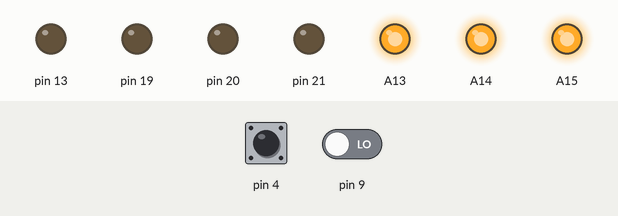
The sketch below on a simulated Arduino Mega 2560, built with avr-gcc and run on an emulated ATmega2560. Shown: output pins drawn as LEDs (lit = HIGH). The test bench sets the inputs (shaded band); at power-on: pin 4 HIGH, pin 9 LOW.

Above: at 0.1 s.
Timing chart, 0 to 1.6 s (numbered marks = the images above):
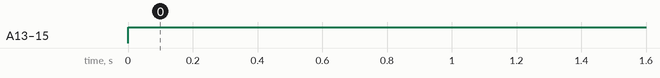

Measured:
- by itself, A13–15: LOW → HIGH at 0.00 s

The sketch:

zadanie_3.ino
```cpp
bool toogle = false;

void setup() {
	pinMode(A15, OUTPUT);
	pinMode(A14, OUTPUT);
	pinMode(A13, OUTPUT);
	pinMode(21, INPUT);
	pinMode(20, INPUT);
	pinMode(19, INPUT);

	pinMode(2, INPUT_PULLUP);
	pinMode(3, INPUT_PULLUP);
	pinMode(A2, INPUT_PULLUP);

	pinMode(13, OUTPUT);
	attachInterrupt(4, funkcjaPrzerwania, RISING);
}

void loop() {
	if(digitalRead(4) == LOW || digitalRead(9) == LOW || digitalRead(A1) == LOW){
		pinMode(20, OUTPUT);
		pinMode(19, OUTPUT);
		pinMode(21, OUTPUT);
		digitalWrite(A15, HIGH);
		digitalWrite(A14, HIGH);
		digitalWrite(A13, HIGH);
	}
	else{
		pinMode(21, INPUT);
		pinMode(20, INPUT);
		pinMode(19, INPUT);
		digitalWrite(A15, LOW);
		digitalWrite(A14, LOW);
		digitalWrite(A13, LOW);
	}
}

void funkcjaPrzerwania() {
	toogle = !toogle;
	digitalWrite(13, toogle);
}
```
